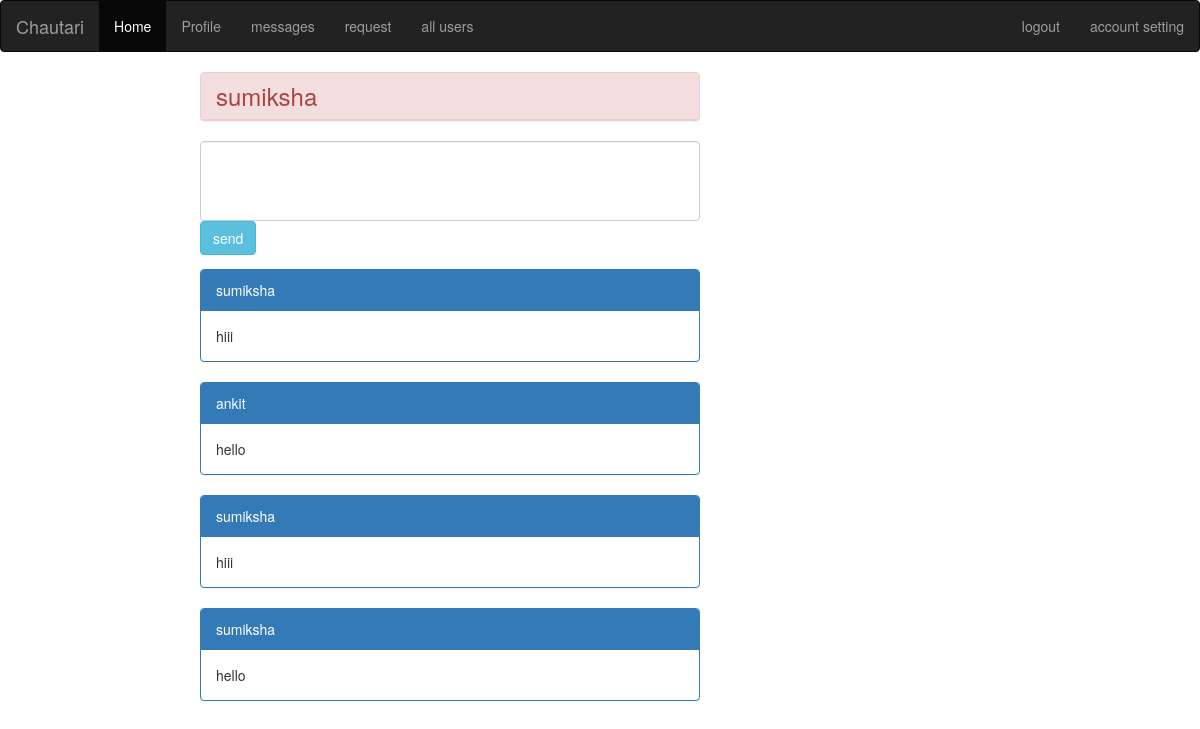
Page /home/message.php?user=99 (signed in) on the committed database.
### tables this page shows
CREATE TABLE IF NOT EXISTS `users` (
`id` int(11) NOT NULL,
  `username` varchar(255) NOT NULL,
  `password` varchar(255) NOT NULL,
  `photo` varchar(255) DEFAULT NULL,
  `fname` varchar(255) NOT NULL,
  `lname` varchar(255) NOT NULL,
  `email` varchar(255) NOT NULL
);

CREATE TABLE IF NOT EXISTS `messages` (
`id` int(11) NOT NULL,
  `message` varchar(500) NOT NULL,
  `receiver` int(20) NOT NULL,
  `sender` int(20) NOT NULL
);

### home/message.php (the view, shortened to what this page needs)
<html>
<head>
</head>
<body>
<link rel='stylesheet' href='../style/style.css'>
<?php include '../header/header.php' ?>
<div id="wrap">
<?php
if(isset($_GET['user']) && !empty($_GET['user']))
{
	$user=$_GET['user'];
}
else
{
	$user=$_SESSION['username'];
}
$my_id=$_SESSION['id'];
?>
<h3><?php
$query=mysql_query("SELECT username FROM users where id=$user");
$row=mysql_fetch_array($query);
$uname = $row['username'];
?>
<div class="panel panel-danger" style="width:500px;  " >
      <div class="panel-heading" ><?php echo "$uname"; ?></div>
    </div>
</h3>
<form method="post" >
<input type="text" name="message" class="form-control" style="width:500px;height:80px;" autocomplete="off">
<input type="submit" name="send" class= "btn btn-info" value="send" >
</form>
<?php
$query3=mysql_query("SELECT * FROM messages where (sender=$my_id AND receiver=$user) OR (sender=$user AND receiver=$my_id) ORDER BY id DESC LIMIT 10 ");
	while($row3=mysql_fetch_array($query3)){
	$usermessage=$row3['message'];
	$ssender=$row3['sender'];
	$query4=mysql_query("SELECT username from users where id=$ssender");
	$row4=mysql_fetch_array($query4);
    $ssendername=$row4['username'];
	?>
	<div class="panel panel-primary" style="width:500px;" >
      <div class="panel-heading"><?php echo $ssendername; ?></div>
      <div class="panel-body"><?php   echo "$usermessage"; ?></div>
    </div>
    <?php
}
?>
</div>
</body>
</body>
</html>

### home/message.php (style rules this page uses)
#wrap { width: 800px; margin: 0 auto; }

### rows in the picture
users: username "sumiksha"
messages: users.username "sumiksha", message "hiii"
messages: users.username "ankit", message "hello"
messages: users.username "sumiksha", message "hiii"
messages: users.username "sumiksha", message "hello"
